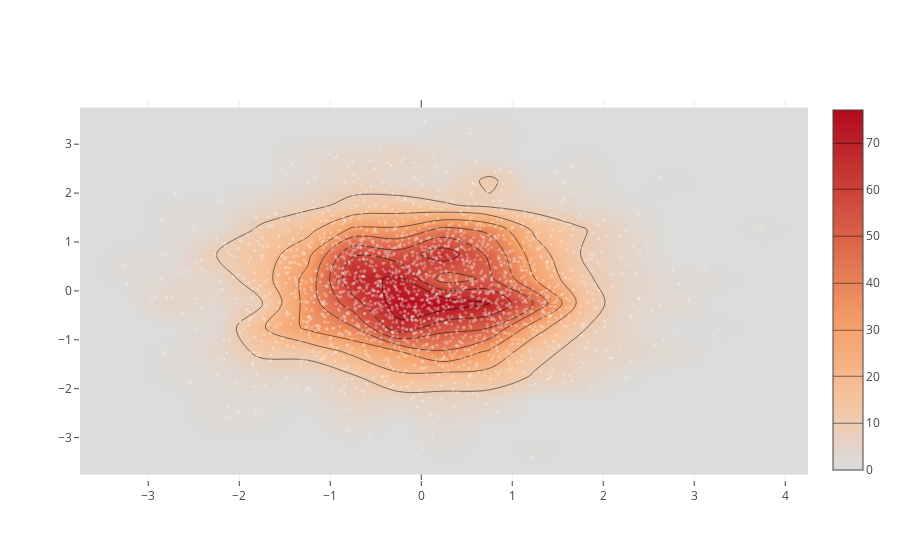

Here is the notebook cell this chart was saved with:
### Code cell
import plotly.graph_objs as go
import numpy as np

x = np.random.randn(2000)
y = np.random.randn(2000)
iplot([go.Histogram2dContour(x=x, y=y, contours=dict(coloring='heatmap')),
       go.Scatter(x=x, y=y, mode='markers', marker=dict(color='white', size=3, opacity=0.3))], show_link=False)

### Figure 1 — Plotly figure (JSON) as saved in the notebook; plotly's stock layout.template omitted (floating-point values rounded to 4 significant figures; data arrays with more than 128 entries replaced by an {"elided": "..."} marker saying what was removed)
{"data": [{"contours": {"coloring": "heatmap"}, "type": "histogram2dcontour", "uid": "3340aa4e-e123-4cac-883c-a54482517775", "x": {"elided": "2000 float values"}, "y": {"elided": "2000 float values"}}, {"marker": {"color": "white", "opacity": 0.3, "size": 3}, "mode": "markers", "type": "scatter", "uid": "c8d85460-964c-4645-aae5-839ac4c1ac32", "x": {"elided": "2000 float values"}, "y": {"elided": "2000 float values"}}], "layout": {}}
